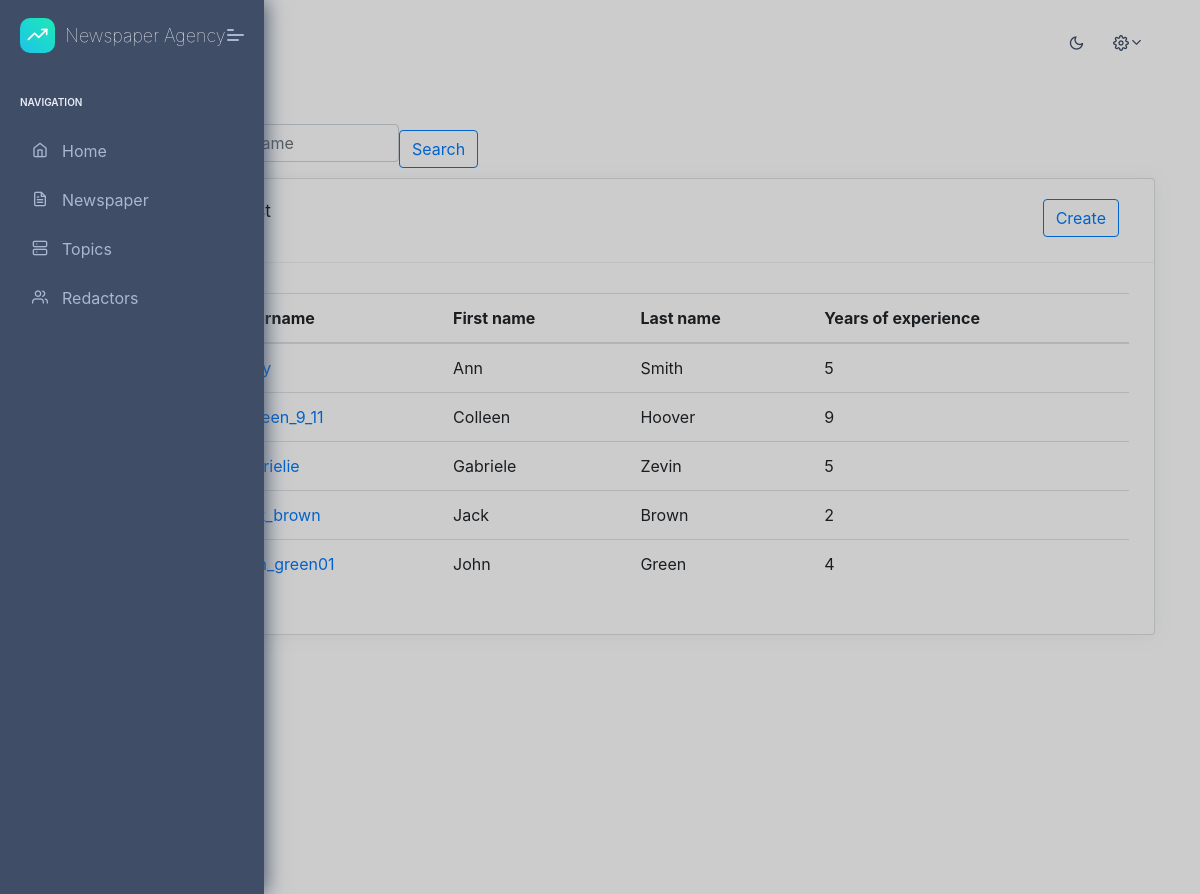
The app's page /redactors/ (signed in) with its own data.
### agency/models.py (models this page shows, shortened)
class Redactor(AbstractUser):
    years_of_experience = models.IntegerField(null=True)
    class Meta:
        verbose_name = "redactor"
        verbose_name_plural = "redactors"
        ordering = ["username"]

### agency/views.py (the view)
# urls.py: path("redactors/", RedactorListView.as_view(), name="redactor-list"),
class RedactorListView(LoginRequiredMixin, generic.ListView):
    model = Redactor
    paginate_by = 5
    def get_context_data(self, *, object_list=None, **kwargs):
        context = super(RedactorListView, self).get_context_data(**kwargs)
        username = self.request.GET.get("username", "")
        context["search_form"] = RedactorSearchForm(initial={
            "username": username
        })
        return context
    def get_queryset(self):
        queryset = Redactor.objects.all()
        username = self.request.GET.get("username")
        if username:
            return queryset.filter(username__icontains=username)
        return queryset

### agency/forms.py
class RedactorSearchForm(forms.Form):
    username = forms.CharField(
        max_length=255,
        required=False,
        label="",
        widget=forms.TextInput(attrs={"placeholder": "Search by username"})
    )

### agency/templatetags/query_transform.py (called while the page is built)
@register.simple_tag
def query_transform(request, **kwargs):
    updated = request.GET.copy()
    for key, value in kwargs.items():
        if value is not None:
            updated[key] = value
        else:
            updated.pop(key, 0)
    return updated.urlencode()

### templates/agency/redactor_list.html
{% extends "base.html" %}
{% load crispy_forms_filters %}
{% block content %}
  {% if redactor_list %}
      <div class="col-xl-12">
       <form action="" method="get" class="form-inline">
        {{ search_form|crispy }}
        <input class="btn btn-outline-primary" type="submit" value="Search">
       </form>
        <div class="card">
          <div class="card-header">
            <h5>Newspaper list</h5>
              <div class="btn btn-outline-primary float-right"><a href="{% url 'agency:redactor-create' %}">Create</a></div>
          </div>
          <div class="card-block table-border-style">
            <div class="table-responsive">
              <table class="table table-hover">
                <thead>
                  <tr>
                    <th>ID</th>
                    <th>Username</th>
                    <th>First name</th>
                    <th>Last name</th>
                    <th>Years of experience</th>
                  </tr>
                </thead>
                <tbody>
                  {% for redactor in redactor_list %}
                    <tr>
                      <td>{{ redactor.id }}</td>
                      <td><a href="{% url 'agency:redactor-detail' pk=redactor.id %} ">{{ redactor.username }}</a></td>
                      <td>{{ redactor.first_name }}</td>
                      <td>{{ redactor.last_name }}</td>
                      <td>{{ redactor.years_of_experience }}</td>
                    </tr>
                  {% endfor %}
                </tbody>
              </table>
            </div>
          </div>
        </div>
      </div>
  {% else %}
    <p>There are no redactors in the agency</p>
  {% endif %}
{% endblock %}

### templates/base.html (shortened to what this page needs)
<!DOCTYPE html>
<html lang="en">
<head>
  {% include 'includes/head.html' %}
  <link rel="stylesheet"
      href="https://cdn.jsdelivr.net/npm/bootstrap@4.5.3/dist/css/bootstrap.min.css"
>
</head>
<body>
  {% block sidebar %}
    {% include "includes/sidebar.html" %}
  {% endblock %}
  {% block header %}
    {% include 'includes/navigation.html' %}
  {% endblock header %}
  <div class="pcoded-main-container">
    <div class="pcoded-wrapper">
      <div class="pcoded-content">
        <div class="pcoded-inner-content">
          <div class="main-body">
            <div class="page-wrapper">
              {% block content %}{% endblock content %}
              {% block pagination %}
    {% include "includes/pagination.html" %}
  {% endblock %}
            </div>
          </div>
        </div>
      </div>
    </div>
  </div>
</body>
</html>

### templates/includes/head.html (shortened to what this page needs)
{% load static %}
<link rel="stylesheet" href="{% static 'assets/fonts/fontawesome/css/fontawesome-all.min.css' %}">
<link rel="stylesheet" href="{% static 'assets/plugins/animation/css/animate.min.css' %}">
<link rel="stylesheet" href="{% static 'assets/css/style.css' %}">
<link rel="stylesheet" href="{% static 'assets/css/dark.css' %}">

### templates/includes/sidebar.html
<nav class="pcoded-navbar">
  <div class="navbar-wrapper">
    <div class="navbar-brand header-logo">
      <a href="{% url 'agency:index' %}" class="b-brand">
        <div class="b-bg">
          <i class="feather icon-trending-up"></i>
        </div>
        <span class="b-title">Newspaper Agency</span>
      </a>
      <a class="mobile-menu" id="mobile-collapse" href="javascript:"><span></span></a>
    </div>
    <div class="navbar-content scroll-div">
      <ul class="nav pcoded-inner-navbar">
        <li class="nav-item pcoded-menu-caption">
          <label>Navigation</label>
        </li>
        <li class="nav-item {% if 'index' in segment %}active{% endif %}">
          <a href="{% url 'agency:index' %}" class="nav-link ">
            <span class="pcoded-micon"><i class="feather icon-home"></i></span><span class="pcoded-mtext">Home</span>
          </a>
        </li>
        <li class="nav-item {% if 'form_elements' in segment %}active{% endif %}">
          <a href="{% url 'agency:newspaper-list' %}" class="nav-link "><span class="pcoded-micon"><i
                class="feather icon-file-text"></i></span><span class="pcoded-mtext">Newspaper</span></a>
        </li>
        <li class="nav-item {% if 'basic_tables' in segment %}active{% endif %}">
          <a href="{% url 'agency:topic-list' %}" class="nav-link "><span class="pcoded-micon"><i
                class="feather icon-server"></i></span><span class="pcoded-mtext">Topics</span></a>
        </li>
        <li class="nav-item {% if 'basic_tables' in segment %}active{% endif %}">
          <a href="{% url 'agency:redactor-list' %}" class="nav-link "><span class="pcoded-micon"><i
                class="feather icon-users"></i></span><span class="pcoded-mtext">Redactors</span></a>
        </li>
      </ul>
    </div>
  </div>
</nav>

### templates/includes/navigation.html (shortened to what this page needs)
{% load static %}
<header class="navbar pcoded-header navbar-expand-lg navbar-light">
  <div class="collapse navbar-collapse">
    <ul class="navbar-nav mr-auto">
      <li><a href="javascript:" class="full-screen" onclick="javascript:toggleFullScreen()"></a></li>
    </ul>
    <ul class="navbar-nav ml-auto">
      <li>
        <label>
          <i class="icon feather icon-sun" id="theme-indicator"></i>
        </label>
      </li>
      <li>
        <div class="dropdown drp-user">
          <a href="javascript:" class="dropdown-toggle" data-toggle="dropdown">
            <i class="icon feather icon-settings"></i>
          </a>
        </div>
      </li>
    </ul>
  </div>
</header>

### templates/includes/pagination.html (shortened to what this page needs)
{% load query_transform %}
{% if is_paginated %}
  <div class="col-xl-12">
  <ul class="pagination">
    <li class="page-item active">
      <span class="page-link">{{ page_obj.number }} of {{ paginator.num_pages }}</span>
    </li>
    {% if page_obj.has_next %}
      <li class="page-item">
        <a href="?{% query_transform request page=page_obj.next_page_number %}" class="page-link">next</a>
      </li>
    {% endif %}
  </ul>
  </div>
{% endif %}

### templates/includes/scripts.html (shortened to what this page needs)
{% load static %}

### static/assets/css/dark.css (style rules this page uses)
.pcoded-header label { color: #3f4d67; }

### records on screen
Redactor: first_name "Ann", last_name "Smith", years_of_experience "5"
Redactor: username "colleen_9_11", first_name "Colleen", last_name "Hoover", years_of_experience "9"
Redactor: username "gabrielie", first_name "Gabriele", last_name "Zevin", years_of_experience "5"
Redactor: username "jack_brown", first_name "Jack", last_name "Brown", years_of_experience "2"
Redactor: username "john_green01", first_name "John", last_name "Green", years_of_experience "4"
